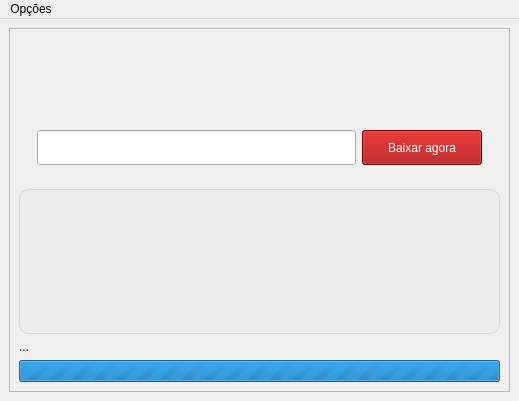
<?xml version="1.0" encoding="UTF-8"?>
<ui version="4.0">
 <class>MainWindow</class>
 <widget class="QMainWindow" name="MainWindow">
  <property name="geometry">
   <rect>
    <x>0</x>
    <y>0</y>
    <width>519</width>
    <height>401</height>
   </rect>
  </property>
  <property name="minimumSize">
   <size>
    <width>519</width>
    <height>200</height>
   </size>
  </property>
  <property name="maximumSize">
   <size>
    <width>519</width>
    <height>401</height>
   </size>
  </property>
  <property name="windowTitle">
   <string>Youtube to MP3</string>
  </property>
  <widget class="QWidget" name="centralwidget">
   <layout class="QVBoxLayout" name="verticalLayout_2">
    <item>
     <widget class="QFrame" name="frame">
      <property name="frameShape">
       <enum>QFrame::StyledPanel</enum>
      </property>
      <property name="frameShadow">
       <enum>QFrame::Raised</enum>
      </property>
      <layout class="QVBoxLayout" name="verticalLayout_3">
       <item>
        <widget class="QFrame" name="frame_4">
         <property name="frameShape">
          <enum>QFrame::NoFrame</enum>
         </property>
         <property name="frameShadow">
          <enum>QFrame::Raised</enum>
         </property>
         <layout class="QVBoxLayout" name="verticalLayout">
          <item>
           <widget class="QFrame" name="frame_3">
            <property name="frameShape">
             <enum>QFrame::NoFrame</enum>
            </property>
            <property name="frameShadow">
             <enum>QFrame::Raised</enum>
            </property>
            <layout class="QHBoxLayout" name="horizontalLayout_3">
             <item>
              <spacer name="horizontalSpacer">
               <property name="orientation">
                <enum>Qt::Horizontal</enum>
               </property>
               <property name="sizeHint" stdset="0">
                <size>
                 <width>40</width>
                 <height>20</height>
                </size>
               </property>
              </spacer>
             </item>
             <item>
              <widget class="QLabel" name="lbLogo">
               <property name="minimumSize">
                <size>
                 <width>120</width>
                 <height>50</height>
                </size>
               </property>
               <property name="maximumSize">
                <size>
                 <width>120</width>
                 <height>50</height>
                </size>
               </property>
               <property name="text">
                <string/>
               </property>
               <property name="pixmap">
                <pixmap>../assets/icon.png</pixmap>
               </property>
               <property name="scaledContents">
                <bool>true</bool>
               </property>
              </widget>
             </item>
             <item>
              <spacer name="horizontalSpacer_2">
               <property name="orientation">
                <enum>Qt::Horizontal</enum>
               </property>
               <property name="sizeHint" stdset="0">
                <size>
                 <width>40</width>
                 <height>20</height>
                </size>
               </property>
              </spacer>
             </item>
            </layout>
           </widget>
          </item>
          <item>
           <widget class="QFrame" name="frame_6">
            <property name="frameShape">
             <enum>QFrame::NoFrame</enum>
            </property>
            <property name="frameShadow">
             <enum>QFrame::Raised</enum>
            </property>
            <layout class="QHBoxLayout" name="horizontalLayout_4">
             <item>
              <widget class="QLineEdit" name="leLink">
               <property name="minimumSize">
                <size>
                 <width>0</width>
                 <height>35</height>
                </size>
               </property>
               <property name="maximumSize">
                <size>
                 <width>16777215</width>
                 <height>35</height>
                </size>
               </property>
              </widget>
             </item>
             <item>
              <widget class="QPushButton" name="btnDownload">
               <property name="minimumSize">
                <size>
                 <width>120</width>
                 <height>35</height>
                </size>
               </property>
               <property name="maximumSize">
                <size>
                 <width>120</width>
                 <height>35</height>
                </size>
               </property>
               <property name="cursor">
                <cursorShape>PointingHandCursor</cursorShape>
               </property>
               <property name="styleSheet">
                <string notr="true">background-color: rgb(164, 0, 0);
color: #FFFFFF</string>
               </property>
               <property name="text">
                <string>Baixar agora</string>
               </property>
              </widget>
             </item>
            </layout>
           </widget>
          </item>
         </layout>
        </widget>
       </item>
       <item>
        <widget class="QTextEdit" name="teResult">
         <property name="styleSheet">
          <string notr="true">border: 1px solid rgb(211, 215, 207); border-radius:10px; background-color: rgb(238, 238, 236);</string>
         </property>
         <property name="readOnly">
          <bool>true</bool>
         </property>
        </widget>
       </item>
       <item>
        <widget class="QLabel" name="lbStatus">
         <property name="text">
          <string>...</string>
         </property>
        </widget>
       </item>
       <item>
        <widget class="QProgressBar" name="pbStatus">
         <property name="maximum">
          <number>0</number>
         </property>
         <property name="value">
          <number>-1</number>
         </property>
        </widget>
       </item>
      </layout>
     </widget>
    </item>
   </layout>
  </widget>
  <widget class="QMenuBar" name="menuBar">
   <property name="geometry">
    <rect>
     <x>0</x>
     <y>0</y>
     <width>519</width>
     <height>25</height>
    </rect>
   </property>
   <widget class="QMenu" name="menuOp_es">
    <property name="title">
     <string>Opções</string>
    </property>
    <addaction name="actionOpenFolder"/>
    <addaction name="actionDeveloper"/>
    <addaction name="actionExit"/>
   </widget>
   <addaction name="menuOp_es"/>
  </widget>
  <action name="actionDeveloper">
   <property name="text">
    <string>Site do Desenvolvedor</string>
   </property>
  </action>
  <action name="actionExit">
   <property name="text">
    <string>Sair</string>
   </property>
  </action>
  <action name="actionOpenFolder">
   <property name="text">
    <string>Abrir pasta de Download</string>
   </property>
  </action>
 </widget>
 <resources/>
 <connections/>
</ui>
